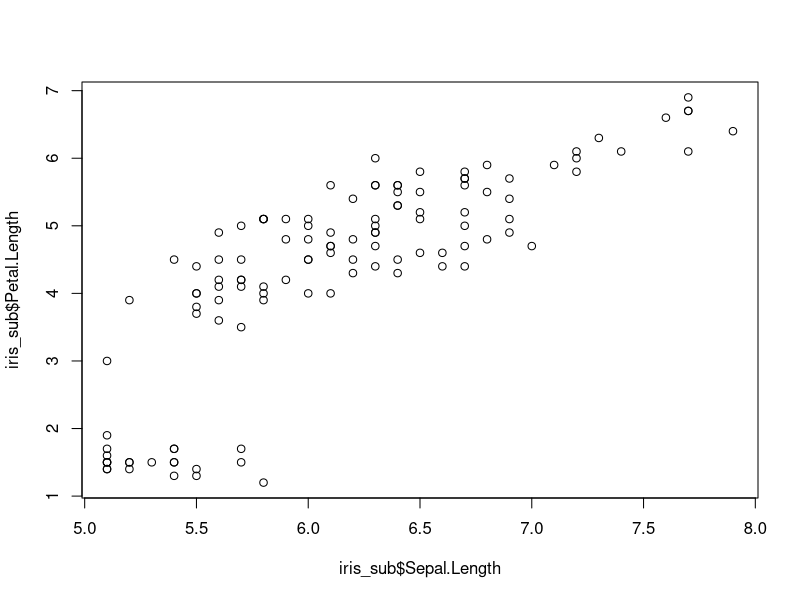
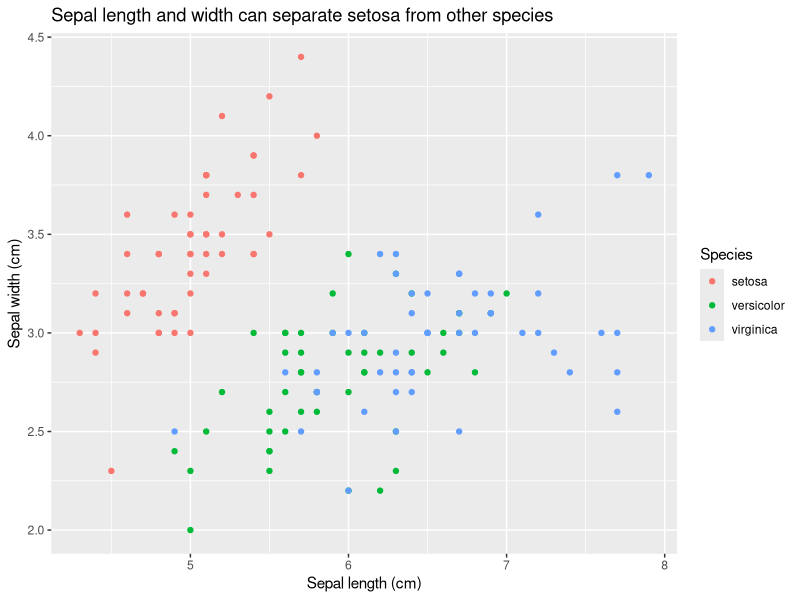
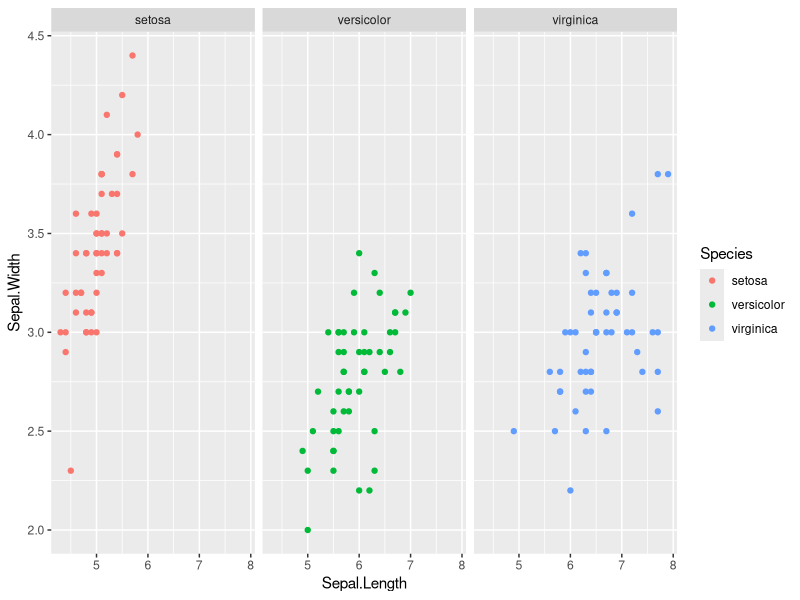

Generate these figures, in order, with R:
## ---- chunk 1
head(iris)
## ---- chunk 2
iris_sub <- iris[iris$Sepal.Length > 5, ]

plot(iris_sub$Sepal.Length, iris_sub$Petal.Length)
## ---- chunk 3
library(tidyverse)
## ---- chunk 4
iris_sub <- iris |>
    # select only the observations with petal.length > 5
    dplyr::filter(Sepal.Length > 5) |> 
    # create a new column that contains the squared value of Sepal.Length
    dplyr::mutate(Sepal.Length.Sq = Sepal.Length^2)
## ---- chunk 5
iris_sub |> 
    head()
## ---- chunk 6
library(ggplot2)

p <- iris |> 
    # specify the x and y axis, as well as the colors of the dots. Note the 
    # + sign, we don't use the pipe anymore with ggplot2.
    ggplot2::ggplot(aes(x = Sepal.Length, y = Sepal.Width, color = Species)) +
    # here we indicate what is the geometry we would like to plot. for 
    # scatter plots we use the function geom_point
    ggplot2::geom_point() +
    # now we can modify the axis labels as well
    ggplot2::labs(
        x = "Sepal length (cm)",
        y = "Sepal width (cm)",
        title = "Sepal length and width can separate setosa from other species"
    )
## ---- chunk 7
p
## ---- chunk 8
#| code-line-numbers: "4"
iris |> 
    ggplot2::ggplot(aes(x = Sepal.Length, y = Sepal.Width, color = Species)) +
    ggplot2::geom_point() +
    ggplot2::facet_wrap(~Species)
